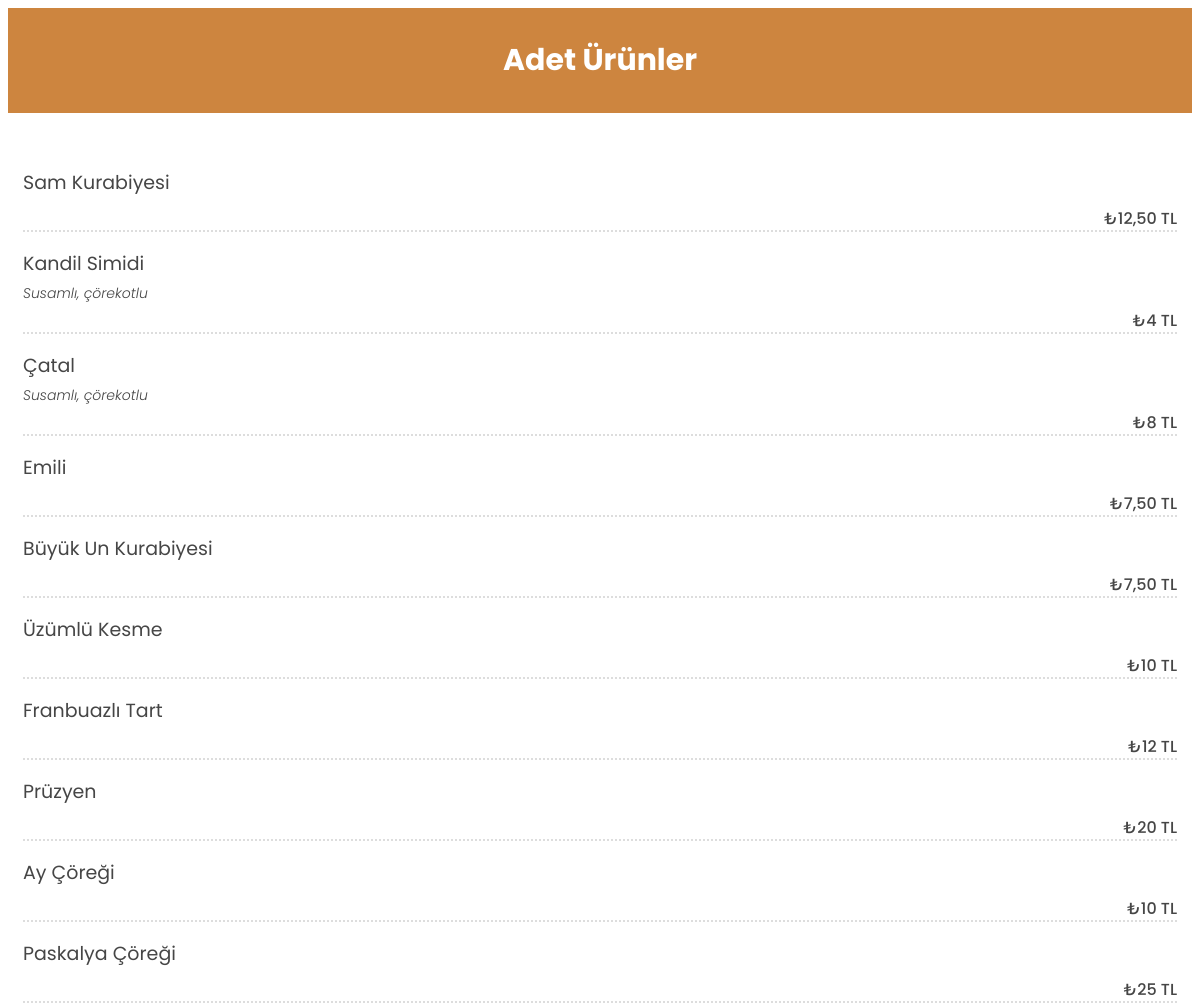
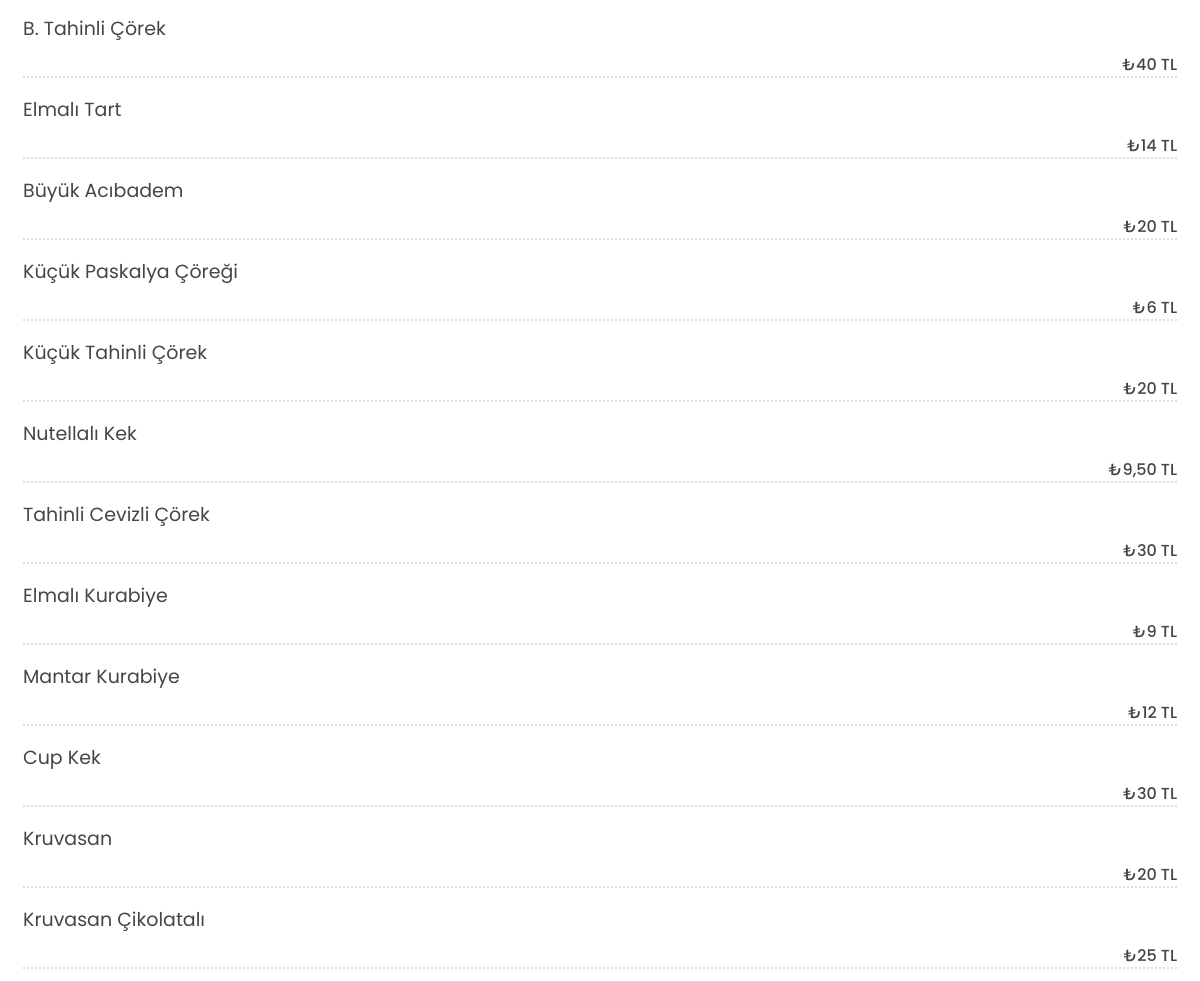
The page /adeturunler/ on the database its author committed (2 pictures, top to bottom).
### menu/models.py (models this page shows)
class Menu(models.Model):
    CHOICES = (
        ("FırınUrunleri", "Fırın Ürünleri"),
        ("AdetUrunleri", "Adet Ürünler"),
        ("Borek", "Börek"),
        ("Icecek", "İçecek"),
        ("Kahvalt", "Kahvaltı"),
        ("Sandvic", "Sandvic"),
        ("Meze", "Meze"),
        ("Tatlı", "Tatlı"),
        ("SerbetliTatlı", "Şerbetli Tatlı"),
    )
    productName = models.CharField(max_length=100)
    description = models.CharField(max_length=150,blank=True)
    price = models.CharField(max_length=100)
    category = models.CharField(max_length=30, choices=CHOICES)

### menu/views.py (the view)
# urls.py: path('adeturunler/', views.AdetUrunler, name = 'AdetUrunler'),
def AdetUrunler(request):
    product = Menu.objects.filter(category="AdetUrunleri")
    context = {
        "product":product
    }
    return render(request,"AdetUrunler.html",context)

### templates/AdetUrunler.html (shortened to what this page needs)
<!DOCTYPE html>
{% load static %}
<html lang="en">
<head>
    <link rel="stylesheet" href="{% static 'style.css' %}">
</head>
<body>
    <nav style="background-color: peru;" class="nav2">Adet Ürünler</nav>
{% for p in product %}
<ul class="special-menu pb-4">
    <li>
        <div class="d-flex justify-content-start">
            <div class="menu-text align-self-center">
                <h3>{{p.productName}}</h3>
                <p><span>{{p.description}}</span></p>
                <strong class="special-menu-price text-color-dark">₺{{p.price}}</strong>
            </div>
        </div>
    </li>
</ul>
{% endfor %}
</body>
</html>

### static/style.css (style rules this page uses)
* { font-family: 'Poppins', sans-serif; }
body { font-family: 'Poppins', sans-serif; font-size: 14px; color: #464646; font-weight: 300; }
.h1, .h2, .h3, .h4, .h5, .h6, h1, h2, h3, h4, h5, h6 { font-weight: 400; }
* { outline: 0 !important; text-decoration: none !important; }
.special-menu { list-style: none; margin: 0; padding-left: 15px; padding-right: 15px; text-align: left; }
.special-menu li { margin: 0 0 32px 0; padding: 0; clear: both; padding-bottom: 10px; }
.special-menu h3 { font-size: 19px; padding: 5px 0px 5px 0px; margin: 0; text-transform: none; }
.special-menu p { font-size: 14px; font-style: italic; margin: 0 0 0 0; position: relative; display: block; }
.special-menu p:before { border-bottom: 2px dotted #ddd; content: ""; height: 1px; left: 0%; position: absolute; bottom: -30px; width: 100%; z-index: 1; }
.special-menu .special-menu-price { display: inline-block; float: right; font-size: 16px; padding: 0 0 0 10px; position: relative; z-index: 3; margin-top: 4px; }
ul.special-menu li strong { font-weight: 500 !important; }
.nav2 { text-align: center; color: white; padding: 30px; font-weight: bold; font-size: 30px; margin-bottom: 50px }

### rows shown on the page
Menu: productName "Sam Kurabiyesi", price "12,50 TL"
Menu: productName "Kandil Simidi", description "Susamlı, çörekotlu", price "4 TL"
Menu: productName "Çatal", description "Susamlı, çörekotlu", price "8 TL"
Menu: productName "Emili", price "7,50 TL"
Menu: productName "Büyük Un Kurabiyesi", price "7,50 TL"
Menu: productName "Üzümlü Kesme", price "10 TL"
Menu: productName "Franbuazlı Tart", price "12 TL"
Menu: productName "Prüzyen", price "20 TL"
Menu: productName "Ay Çöreği", price "10 TL"
Menu: productName "Paskalya Çöreği", price "25 TL"
Menu: productName "B. Tahinli Çörek", price "40 TL"
Menu: productName "Elmalı Tart", price "14 TL"
Menu: productName "Büyük Acıbadem", price "20 TL"
Menu: productName "Küçük Paskalya Çöreği", price "6 TL"
Menu: productName "Küçük Tahinli Çörek", price "20 TL"
Menu: productName "Nutellalı Kek", price "9,50 TL"
Menu: productName "Tahinli Cevizli Çörek", price "30 TL"
Menu: productName "Elmalı Kurabiye", price "9 TL"
Menu: productName "Mantar Kurabiye", price "12 TL"
Menu: productName "Cup Kek", price "30 TL"
Menu: productName "Kruvasan", price "20 TL"
Menu: productName "Kruvasan Çikolatalı", price "25 TL"
